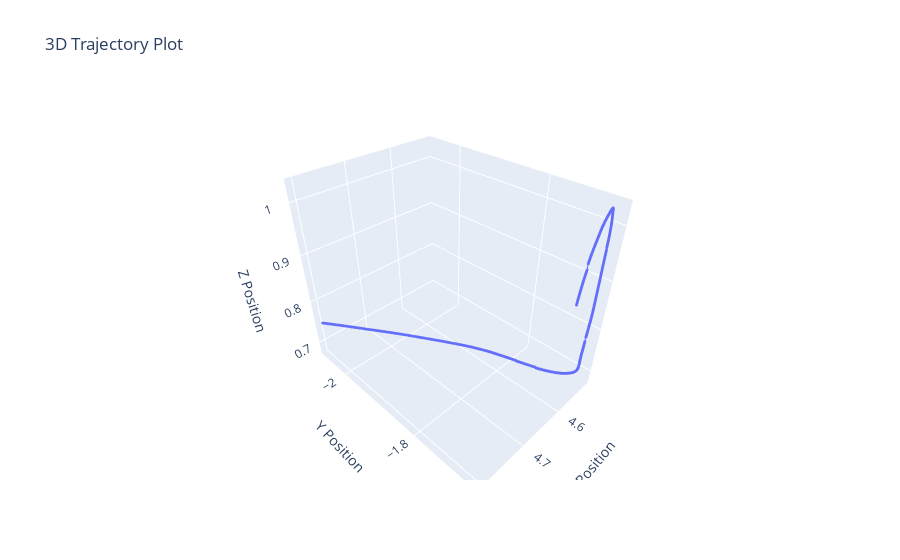

Notebook cell for this chart:
### Code cell
# plot the ground truth trajectory 
# consider top-down view
plot_trajectory(position_data)

### Figure 1 — Plotly figure (JSON) as saved in the notebook; plotly's stock layout.template omitted (floating-point values rounded to 4 significant figures; data arrays with more than 128 entries replaced by an {"elided": "..."} marker saying what was removed)
{"data": [{"marker": {"size": 1}, "mode": "markers+lines", "type": "scatter3d", "x": {"elided": "500 float values"}, "y": {"elided": "500 float values"}, "z": {"elided": "500 float values"}}], "layout": {"scene": {"xaxis": {"title": {"text": "X Position"}}, "yaxis": {"title": {"text": "Y Position"}}, "zaxis": {"title": {"text": "Z Position"}}}, "title": {"text": "3D Trajectory Plot"}}}
